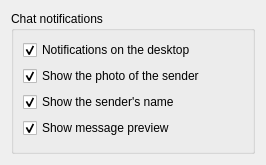
<?xml version="1.0" encoding="UTF-8"?>
<ui version="4.0">
 <class>Form</class>
 <widget class="QWidget" name="Form">
  <property name="geometry">
   <rect>
    <x>0</x>
    <y>0</y>
    <width>266</width>
    <height>165</height>
   </rect>
  </property>
  <property name="windowTitle">
   <string>Form</string>
  </property>
  <layout class="QHBoxLayout" name="horizontalLayout">
   <item>
    <widget class="QGroupBox" name="groupBox_2">
     <property name="title">
      <string>Chat notifications</string>
     </property>
     <layout class="QVBoxLayout" name="verticalLayout_2">
      <item>
       <widget class="QCheckBox" name="notify_desktop">
        <property name="text">
         <string>Notifications on the desktop</string>
        </property>
        <property name="checked">
         <bool>true</bool>
        </property>
       </widget>
      </item>
      <item>
       <widget class="QCheckBox" name="show_photo">
        <property name="enabled">
         <bool>true</bool>
        </property>
        <property name="text">
         <string>Show the photo of the sender</string>
        </property>
        <property name="checked">
         <bool>true</bool>
        </property>
       </widget>
      </item>
      <item>
       <widget class="QCheckBox" name="show_name">
        <property name="enabled">
         <bool>true</bool>
        </property>
        <property name="text">
         <string>Show the sender's name</string>
        </property>
        <property name="checked">
         <bool>true</bool>
        </property>
       </widget>
      </item>
      <item>
       <widget class="QCheckBox" name="show_msg">
        <property name="enabled">
         <bool>true</bool>
        </property>
        <property name="text">
         <string>Show message preview</string>
        </property>
        <property name="checked">
         <bool>true</bool>
        </property>
       </widget>
      </item>
      <item>
       <spacer name="verticalSpacer">
        <property name="orientation">
         <enum>Qt::Vertical</enum>
        </property>
        <property name="sizeHint" stdset="0">
         <size>
          <width>20</width>
          <height>40</height>
         </size>
        </property>
       </spacer>
      </item>
     </layout>
    </widget>
   </item>
  </layout>
 </widget>
 <resources/>
 <connections/>
</ui>
